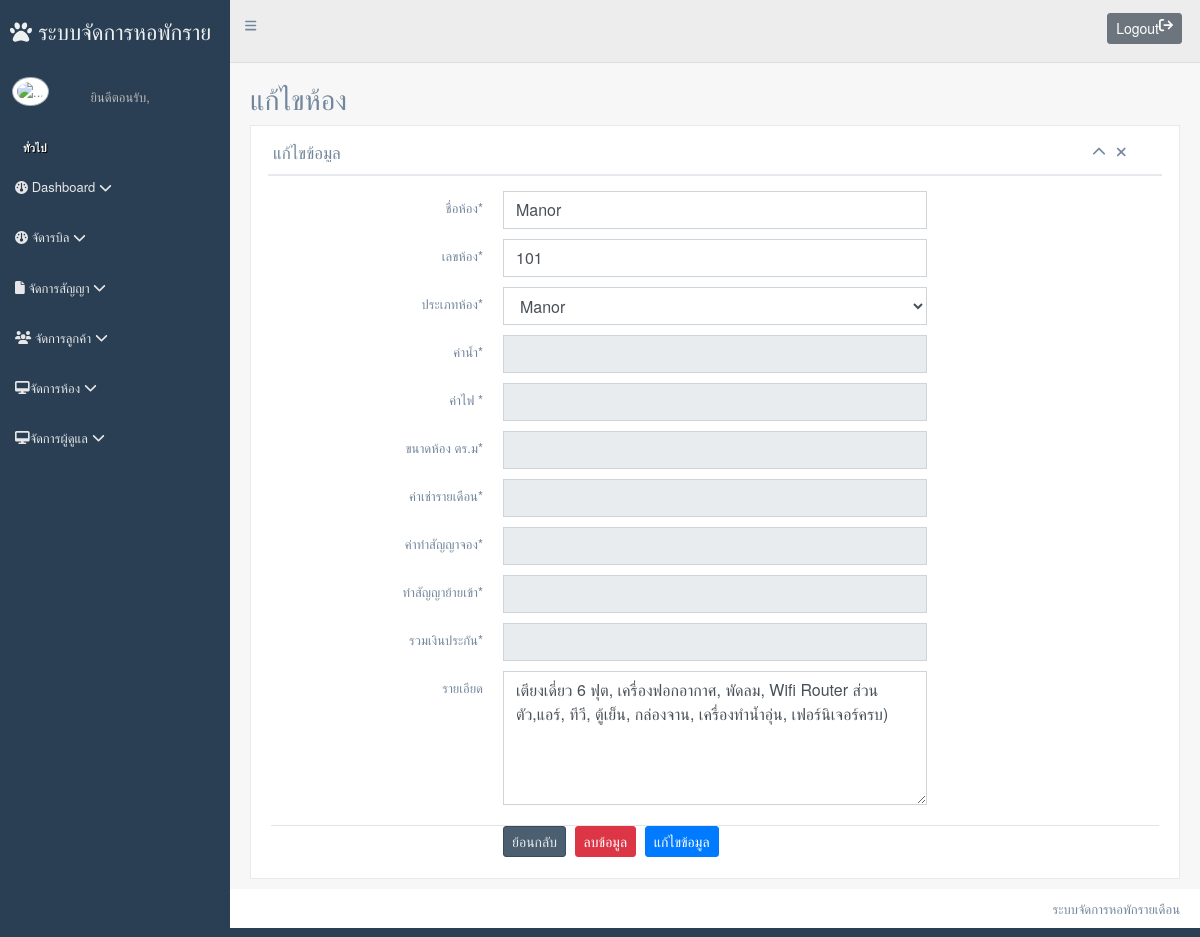
/home/room_view_edit/1, run on the app's committed database.
### tables this page shows
CREATE TABLE `room` (
  `RM_ID` int(11) NOT NULL,
  `RM_NUMBER` varchar(100) NOT NULL COMMENT 'เลขห้อง',
  `RM_STATUS` varchar(30) NOT NULL DEFAULT '1',
  `RM_USE` varchar(13) NOT NULL DEFAULT '1' COMMENT '1 ว่าง  S ถูกจอง 0 ไม่ว่าง',
  `RT_ID` int(11) NOT NULL COMMENT 'รหัส TYPE',
  `RM_NAME` varchar(255) NOT NULL COMMENT 'ชื่อห้อง',
  `USER_ID` int(11) DEFAULT NULL COMMENT 'คนที่พัก',
  `RM_MOVEINDATE` date DEFAULT NULL COMMENT 'วันที่เริ่มเข้าอยู่',
  `RM_DETAILS` text DEFAULT NULL,
  `RM_MCO_ID` int(11) DEFAULT NULL
);

CREATE TABLE `room_type` (
  `RT_ID` int(11) NOT NULL,
  `RT_NAME` varchar(50) NOT NULL,
  `RT_STATUS` varchar(5) DEFAULT '1',
  `RT_STAMP` datetime NOT NULL DEFAULT current_timestamp() ON UPDATE current_timestamp(),
  `RT_DEPOSIT` decimal(10,2) DEFAULT NULL COMMENT 'เงินประกัน',
  `RT_RESERVE` decimal(10,2) DEFAULT NULL COMMENT 'ทำสัญญาจอง',
  `RT_MOVEIN` decimal(10,2) DEFAULT NULL COMMENT 'ทำสัญญาย้ายเข้า',
  `RT_WATER` decimal(10,2) DEFAULT 10.00 COMMENT 'ค่าน้ำ  0-10 เหมาจ่าย ต่อไป 10/unit',
  `RT_ELECTRICCTY` decimal(10,2) DEFAULT 8.00 COMMENT 'ค่าไฟ',
  `RT_DETAILS` text DEFAULT NULL COMMENT 'รายละเอียดห้อง',
  `RT_ROOMRENT` decimal(10,2) DEFAULT NULL COMMENT 'ค่าห้อง',
  `RT_ROOMSIZE` decimal(10,2) DEFAULT NULL COMMENT 'ตร.ม',
  `RT_ROOMSIZE_D` varchar(50) DEFAULT NULL COMMENT 'รายละเอียดขนาดห้อง',
  `RT_CONDITIONS` text NOT NULL DEFAULT 'คืนตอนหมดสัญญา โอนเงินคืนหลังจากคืน ห้อง 2 สัปดาห์' COMMENT 'เงือนไขการคืนเงิน'
);

### application/views/room_view_edit.php (the view, shortened to what the rows shown need)
<div class="right_col" role="main">
	<div class="">
		<div class="row">
			<div class="col-md-12 col-sm-12  ">
				<div class="x_panel">
					<div class="x_title">
						<h2>แก้ไขข้อมูล</h2>
					</div>
					<div class="x_content">
						<form class="" action="<?= base_url('home/room_update_edit/'.$room->RM_ID) ?>" method="post" novalidate="">
							<div class="field item form-group">
								<div class="col-md-6 col-sm-6">
									<input type="text" class="form-control" data-validate-minmax="1,99999999" name="RM_NAME" required="required" value="<?= $room->RM_NAME ?>" >
								</div>
							</div>
							<div class="field item form-group">
								<div class="col-md-6 col-sm-6">
									<input type="text" class="form-control" data-validate-minmax="1,99999999" name="RM_NUMBER" required="required" value="<?= $room->RM_NUMBER ?>">
								</div>
							</div>
							<div class="field item form-group">
								<div class="col-md-6 col-sm-6">
									<select name="RT_ID" class="form-control" required="required" onchange="checkTypeRoom(this)">
										<?php foreach ($room_type_all as $key => $item) : ?>
											<option <?= $room->RT_ID ==  $item->RT_ID ? "selected" : ""?> value="<?= $item->RT_ID ?>"><?= $item->RT_NAME ?></option>
										<?php endforeach; ?>
									</select>
								</div>
							</div>
							<div class="field item form-group">
								<div class="col-md-6 col-sm-6">
									<textarea  name="RM_DETAILS" class="form-control"  cols="30" rows="5"><?= $room->RM_DETAILS ?></textarea>
								</div>
							</div>
						</form>
					</div>
				</div>
			</div>
		</div>
	</div>
</div>

### data on the page
room: RM_NAME "Manor", RM_NUMBER "101", RT_ID "Manor", RM_DETAILS "เตียงเดี่ยว 6 ฟุต, เครื่องฟอกอากาศ, พัดลม, Wifi Router ส่วนตัว,แอร์, ทีวี, ตู้เย็น, กล่องจาน, เครื่องทำน้ำอุ่น, เฟอร์นิเจอร์ครบ)"

### other printed values
APP_NAME "ระบบจัดการหอพักรายเดือน"
